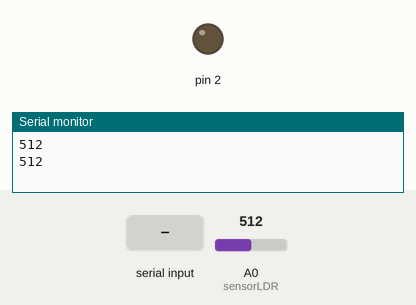
Simulated run of this sketch. Board: Arduino Uno, built with avr-gcc and run on an emulated ATmega328P. On the bench: output pins drawn as LEDs (lit = HIGH), the last lines printed to the serial monitor. The inputs (shaded band) are chosen by the test bench; at power-on: A0 (sensorLDR) = 512.

Above: at 1.8 s.
1.9 s: "1" received over Serial
At 3.0 s:
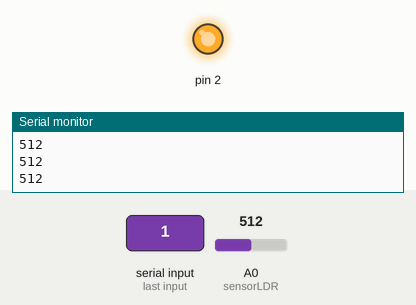
3.5 s: "0" received over Serial
At 4.6 s:
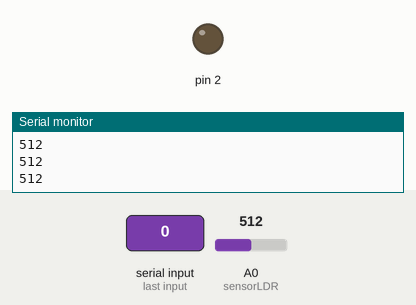
Timing chart, 0 to 6.5 s (numbered marks = the images above; inputs shaded):
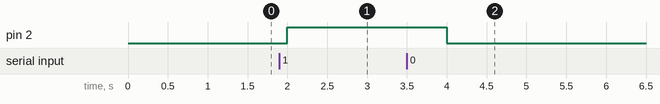

Measured:
- after the input at 1.9 s, pin 2: LOW → HIGH after 0.10 s
- after the input at 3.5 s, pin 2: HIGH → LOW after 0.50 s

The sketch:

enviar_y_recibir_datos.ino
```cpp
/*
  Script en python para controlar un LED mediante una resistencia LDR.

  Este programa nos permite controlar el estado de un LED mediante la lectura
  e interpretación de los valores recibidos por una LDR, esto es un ejemplo
  básico donde el pricipal objetivo es el de poder enviar y recibir datos
  del arduino a través del puerto serie

  Autor: Alexdevrep
  Fecha: 10/03/2024
  Más contenido interesante en:
    -Github: https://github.com/alexdevrep
    -Instagram: https://www.instagram.com/alexdevrep/
    -WordPress: https://eltallerdealexdevrep.com
    -Youtube: https://www.youtube.com/channel/UCNlqgVY-CaQ2Lgc5xJChaKA
*/

// Definimos el pin de entrada e inicialñizamos su valor
int sensorLDR = A0;
int sensorValue = 0;

void setup()
{
  // Inicializamos la comunicación serial
  Serial.begin(9600);
  // Declaramos el pin 2 como salida
  pinMode(2, OUTPUT);
}

void loop()
{
  // Leemos los datos del sensor y los guardamos en una variable
  sensorValue = analogRead(sensorLDR);
  // Imprimimos esos datos en el monitor serie y son enviados al script de python
  Serial.println(sensorValue);
  delay(1000);
  // Comprobamos si hay datos disponibles para leer
  if (Serial.available() > 0)
  {
    char receivedChar = Serial.read(); // Leemos el dato recibido

    if (receivedChar == '1')
    {
      digitalWrite(2, HIGH);
    }
    else if (receivedChar == '0')
    {
      digitalWrite(2, LOW);
    }
  }
}
```
